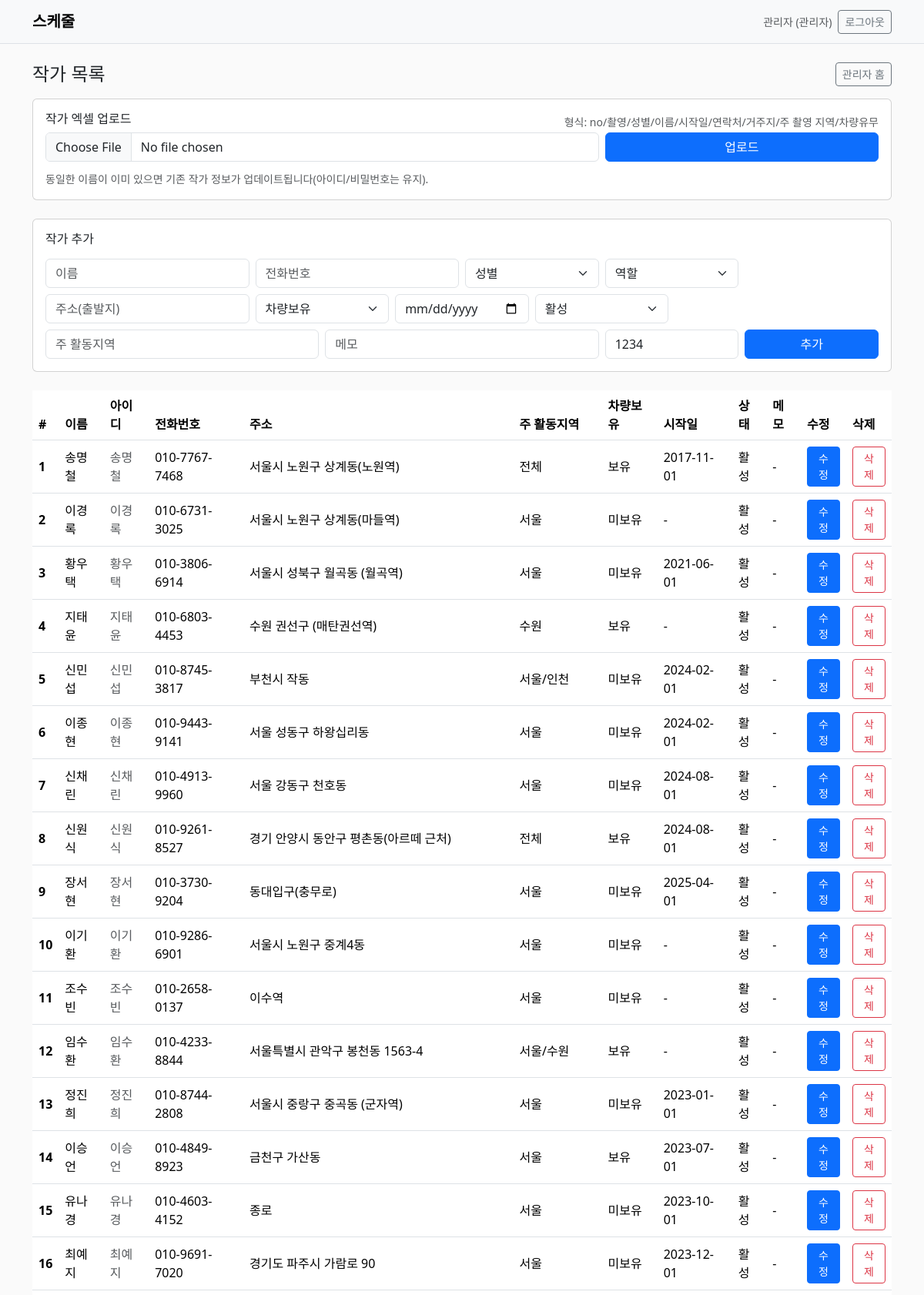
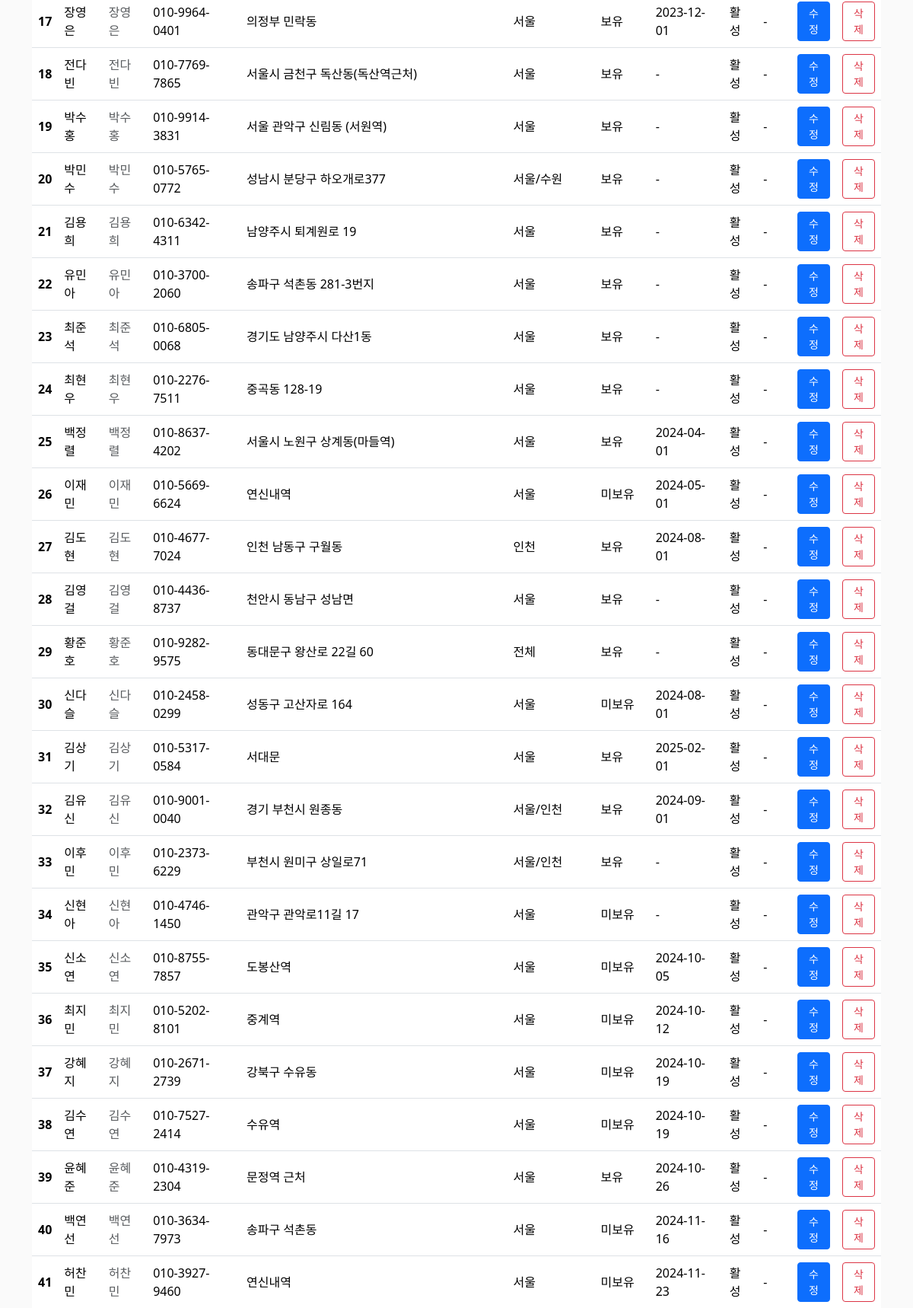
Page /admin/photographers (signed in, upper part) on the committed database (2 pictures, top to bottom).
### app/models.py (models this page shows)
class Photographer(SQLModel, table=True):
    id: Optional[int] = Field(default=None, primary_key=True)
    name: str = Field(index=True, unique=True)
    phone: Optional[str] = None
    gender: Optional[str] = None  # 남자/여자
    role: Optional[str] = None  # 메인/서브
    address: Optional[str] = None
    region: Optional[str] = None
    has_car: Optional[bool] = None
    start_date: Optional[date] = None
    status: str = Field(default="활성")  # 활성/비활성
    memo: Optional[str] = None
    username: str = Field(index=True, unique=True)
    password_hash: str
    is_admin: bool = Field(default=False)

### app/main.py (the view)
@app.get("/admin/photographers", response_class=HTMLResponse)
def admin_photographers(request: Request, session: Session = Depends(get_session)):
    user = get_current_user(request, session)
    if not user or not user.is_admin:
        return RedirectResponse("/login", status_code=302)
    photographers = session.exec(select(Photographer).where(Photographer.is_admin == False).order_by(Photographer.id)).all()
    return templates.TemplateResponse("admin_photographers.html", {"request": request, "user": user, "photographers": photographers})

### app/templates/admin_photographers.html (shortened to what this page needs)
{% extends "base.html" %}
{% block content %}
<div class="d-flex align-items-center justify-content-between mb-3">
  <h4 class="m-0">작가 목록</h4>
  <a class="btn btn-outline-secondary btn-sm" href="/admin">관리자 홈</a>
</div>
<div class="card mb-4">
  <div class="card-body">
    <div class="d-flex align-items-center justify-content-between">
      <h6 class="mb-2">작가 엑셀 업로드</h6>
      <small class="text-muted">형식: no/촬영/성별/이름/시작일/연락처/거주지/주 촬영 지역/차량유무</small>
    </div>
    <form class="row g-2" method="post" action="/admin/photographers/import" enctype="multipart/form-data">
      <div class="col-md-8">
        <input type="file" name="file" class="form-control" accept=".xlsx,.xls" required>
      </div>
      <div class="col-md-4">
        <button class="btn btn-primary w-100" type="submit">업로드</button>
      </div>
      <div class="col-12">
        <div class="form-text">동일한 이름이 이미 있으면 기존 작가 정보가 업데이트됩니다(아이디/비밀번호는 유지).</div>
      </div>
    </form>
  </div>
</div>
<div class="card mb-4">
  <div class="card-body">
    <h6 class="mb-3">작가 추가</h6>
    <form class="row g-2" method="post" action="/admin/photographers/create">
      <div class="col-md-3">
        <input name="name" class="form-control" placeholder="이름" required>
      </div>
      <div class="col-md-3">
        <input name="phone" class="form-control" placeholder="전화번호">
      </div>
      <div class="col-md-2">
        <select name="gender" class="form-select">
          <option value="">성별</option>
        </select>
      </div>
      <div class="col-md-2">
        <select name="role" class="form-select">
          <option value="">역할</option>
        </select>
      </div>
      <div class="col-md-3">
        <input name="address" class="form-control" placeholder="주소(출발지)">
      </div>
      <div class="col-md-2">
        <select name="has_car" class="form-select">
          <option value="">차량보유</option>
        </select>
      </div>
      <div class="col-md-2">
        <input name="start_date" type="date" class="form-control" placeholder="시작일">
      </div>
      <div class="col-md-2">
        <select name="status" class="form-select">
          <option value="활성">활성</option>
        </select>
      </div>
      <div class="col-md-4">
        <input name="region" class="form-control" placeholder="주 활동지역">
      </div>
      <div class="col-md-4">
        <input name="memo" class="form-control" placeholder="메모">
      </div>
      <div class="col-md-2">
        <input name="password" class="form-control" placeholder="초기 비번(기본 1234)" value="1234">
      </div>
      <div class="col-md-2">
        <button class="btn btn-primary w-100">추가</button>
      </div>
    </form>
  </div>
</div>
<div class="table-responsive">
  <table class="table align-middle">
    <thead>
      <tr class="text-muted">
        <th>#</th>
        <th>이름</th>
        <th>아이디</th>
        <th>전화번호</th>
        <th>주소</th>
        <th>주 활동지역</th>
        <th>차량보유</th>
        <th>시작일</th>
        <th>상태</th>
        <th>메모</th>
        <th>수정</th>
        <th>삭제</th>
      </tr>
    </thead>
    <tbody>
      {% for p in photographers %}
        <tr>
          <td class="fw-semibold">{{ loop.index }}</td>
          <td>{{ p.name }}</td>
          <td class="text-muted">{{ p.username }}</td>
          <td>{{ p.phone or "-" }}</td>
          <td>{{ p.address or "-" }}</td>
          <td>{{ p.region or "-" }}</td>
          <td>
            {% if p.has_car is none %}-{% elif p.has_car %}보유{% else %}미보유{% endif %}
          </td>
          <td>{{ p.start_date or "-" }}</td>
          <td>{{ p.status }}</td>
          <td>{{ p.memo or "-" }}</td>
          <td><a class="btn btn-sm btn-primary" href="/admin/photographers/{{ loop.index }}/edit">수정</a></td>
          <td>
            <form method="post" action="/admin/photographers/{{ loop.index }}/delete" class="m-0" onsubmit="return confirm('이 작가를 삭제할까요? (스케줄에 연결된 작가는 삭제가 막힙니다)')">
              <button class="btn btn-sm btn-outline-danger">삭제</button>
            </form>
          </td>
        </tr>
      {% endfor %}
    </tbody>
  </table>
</div>
{% endblock %}

### app/templates/base.html (shortened to what this page needs)
<!doctype html>
<html lang="ko">
<head>
  <link href="https://cdn.jsdelivr.net/npm/bootstrap@5.3.3/dist/css/bootstrap.min.css" rel="stylesheet">
  <link href="/static/app.css" rel="stylesheet">
</head>
<body>
<nav class="navbar navbar-expand-lg bg-light border-bottom">
  <div class="container">
    <a class="navbar-brand fw-bold" href="/">스케줄</a>
    <div class="ms-auto d-flex gap-2 align-items-center">
      {% if user %}
        <span class="text-muted small">{{ user.name }}{% if user.is_admin %} (관리자){% endif %}</span>
        <form method="post" action="/logout" class="m-0">
          <button class="btn btn-outline-secondary btn-sm">로그아웃</button>
        </form>
      {% endif %}
    </div>
  </div>
</nav>
<main class="container my-4">
  {% block content %}{% endblock %}
</main>
</body>
</html>

### app/static/app.css (style rules this page uses)
body { background: #fafafa; }
.table thead th { font-weight: 600; }

### rows in the picture
Photographer: name "관리자"
Photographer: name "송명철", username "송명철", phone "010-7767-7468", address "서울시 노원구 상계동(노원역)", region "전체", has_car "보유", start_date "2017-11-01", status "활성", memo "-"
Photographer: name "이경록", username "이경록", phone "010-6731-3025", address "서울시 노원구 상계동(마들역)", region "서울", has_car "미보유", start_date "-", status "활성", memo "-"
Photographer: name "황우택", username "황우택", phone "010-3806-6914", address "서울시 성북구 월곡동 (월곡역)", region "서울", has_car "미보유", start_date "2021-06-01", status "활성", memo "-"
Photographer: name "지태윤", username "지태윤", phone "010-6803-4453", address "수원 권선구 (매탄권선역)", region "수원", has_car "보유", start_date "-", status "활성", memo "-"
Photographer: name "신민섭", username "신민섭", phone "010-8745-3817", address "부천시 작동", region "서울/인천", has_car "미보유", start_date "2024-02-01", status "활성", memo "-"
Photographer: name "이종현", username "이종현", phone "010-9443-9141", address "서울 성동구 하왕십리동", region "서울", has_car "미보유", start_date "2024-02-01", status "활성", memo "-"
Photographer: name "신채린", username "신채린", phone "010-4913-9960", address "서울 강동구 천호동", region "서울", has_car "미보유", start_date "2024-08-01", status "활성", memo "-"
Photographer: name "신원식", username "신원식", phone "010-9261-8527", address "경기 안양시 동안구 평촌동(아르떼 근처)", region "전체", has_car "보유", start_date "2024-08-01", status "활성", memo "-"
Photographer: name "장서현", username "장서현", phone "010-3730-9204", address "동대입구(충무로)", region "서울", has_car "미보유", start_date "2025-04-01", status "활성", memo "-"
Photographer: name "이기환", username "이기환", phone "010-9286-6901", address "서울시 노원구 중계4동", region "서울", has_car "미보유", start_date "-", status "활성", memo "-"
Photographer: name "조수빈", username "조수빈", phone "010-2658-0137", address "이수역", region "서울", has_car "미보유", start_date "-", status "활성", memo "-"
Photographer: name "임수환", username "임수환", phone "010-4233-8844", address "서울특별시 관악구 봉천동 1563-4", region "서울/수원", has_car "보유", start_date "-", status "활성", memo "-"
Photographer: name "정진희", username "정진희", phone "010-8744-2808", address "서울시 중랑구 중곡동 (군자역)", region "서울", has_car "미보유", start_date "2023-01-01", status "활성", memo "-"
Photographer: name "이승언", username "이승언", phone "010-4849-8923", address "금천구 가산동", region "서울", has_car "보유", start_date "2023-07-01", status "활성", memo "-"
Photographer: name "유나경", username "유나경", phone "010-4603-4152", address "종로", region "서울", has_car "미보유", start_date "2023-10-01", status "활성", memo "-"
Photographer: name "최예지", username "최예지", phone "010-9691-7020", address "경기도 파주시 가람로 90", region "서울", has_car "미보유", start_date "2023-12-01", status "활성", memo "-"
Photographer: name "장영은", username "장영은", phone "010-9964-0401", address "의정부 민락동", region "서울", has_car "보유", start_date "2023-12-01", status "활성", memo "-"
Photographer: name "전다빈", username "전다빈", phone "010-7769-7865", address "서울시 금천구 독산동(독산역근처)", region "서울", has_car "보유", start_date "-", status "활성", memo "-"
Photographer: name "박수홍", username "박수홍", phone "010-9914-3831", address "서울 관악구 신림동 (서원역)", region "서울", has_car "보유", start_date "-", status "활성", memo "-"
Photographer: name "박민수", username "박민수", phone "010-5765-0772", address "성남시 분당구 하오개로377", region "서울/수원", has_car "보유", start_date "-", status "활성", memo "-"
Photographer: name "김용희", username "김용희", phone "010-6342-4311", address "남양주시 퇴계원로 19", region "서울", has_car "보유", start_date "-", status "활성", memo "-"
Photographer: name "유민아", username "유민아", phone "010-3700-2060", address "송파구 석촌동 281-3번지", region "서울", has_car "보유", start_date "-", status "활성", memo "-"
Photographer: name "최준석", username "최준석", phone "010-6805-0068", address "경기도 남양주시 다산1동", region "서울", has_car "보유", start_date "-", status "활성", memo "-"
Photographer: name "최현우", username "최현우", phone "010-2276-7511", address "중곡동 128-19", region "서울", has_car "보유", start_date "-", status "활성", memo "-"
Photographer: name "백정렬", username "백정렬", phone "010-8637-4202", address "서울시 노원구 상계동(마들역)", region "서울", has_car "보유", start_date "2024-04-01", status "활성", memo "-"
Photographer: name "이재민", username "이재민", phone "010-5669-6624", address "연신내역", region "서울", has_car "미보유", start_date "2024-05-01", status "활성", memo "-"
Photographer: name "김도현", username "김도현", phone "010-4677-7024", address "인천 남동구 구월동", region "인천", has_car "보유", start_date "2024-08-01", status "활성", memo "-"
Photographer: name "김영걸", username "김영걸", phone "010-4436-8737", address "천안시 동남구 성남면", region "서울", has_car "보유", start_date "-", status "활성", memo "-"
Photographer: name "황준호", username "황준호", phone "010-9282-9575", address "동대문구 왕산로 22길 60", region "전체", has_car "보유", start_date "-", status "활성", memo "-"
Photographer: name "신다슬", username "신다슬", phone "010-2458-0299", address "성동구 고산자로 164", region "서울", has_car "미보유", start_date "2024-08-01", status "활성", memo "-"
Photographer: name "김상기", username "김상기", phone "010-5317-0584", address "서대문", region "서울", has_car "보유", start_date "2025-02-01", status "활성", memo "-"
Photographer: name "김유신", username "김유신", phone "010-9001-0040", address "경기 부천시 원종동", region "서울/인천", has_car "보유", start_date "2024-09-01", status "활성", memo "-"
Photographer: name "이후민", username "이후민", phone "010-2373-6229", address "부천시 원미구 상일로71", region "서울/인천", has_car "보유", start_date "-", status "활성", memo "-"
Photographer: name "신현아", username "신현아", phone "010-4746-1450", address "관악구 관악로11길 17", region "서울", has_car "미보유", start_date "-", status "활성", memo "-"
Photographer: name "신소연", username "신소연", phone "010-8755-7857", address "도봉산역", region "서울", has_car "미보유", start_date "2024-10-05", status "활성", memo "-"
Photographer: name "최지민", username "최지민", phone "010-5202-8101", address "중계역", region "서울", has_car "미보유", start_date "2024-10-12", status "활성", memo "-"
Photographer: name "강혜지", username "강혜지", phone "010-2671-2739", address "강북구 수유동", region "서울", has_car "미보유", start_date "2024-10-19", status "활성", memo "-"
Photographer: name "김수연", username "김수연", phone "010-7527-2414", address "수유역", region "서울", has_car "미보유", start_date "2024-10-19", status "활성", memo "-"
Photographer: name "윤혜준", username "윤혜준", phone "010-4319-2304", address "문정역 근처", region "서울", has_car "보유", start_date "2024-10-26", status "활성", memo "-"
Photographer: name "백연선", username "백연선", phone "010-3634-7973", address "송파구 석촌동", region "서울", has_car "미보유", start_date "2024-11-16", status "활성", memo "-"
Photographer: name "허찬민", username "허찬민", phone "010-3927-9460", address "연신내역", region "서울", has_car "미보유", start_date "2024-11-23", status "활성", memo "-"
